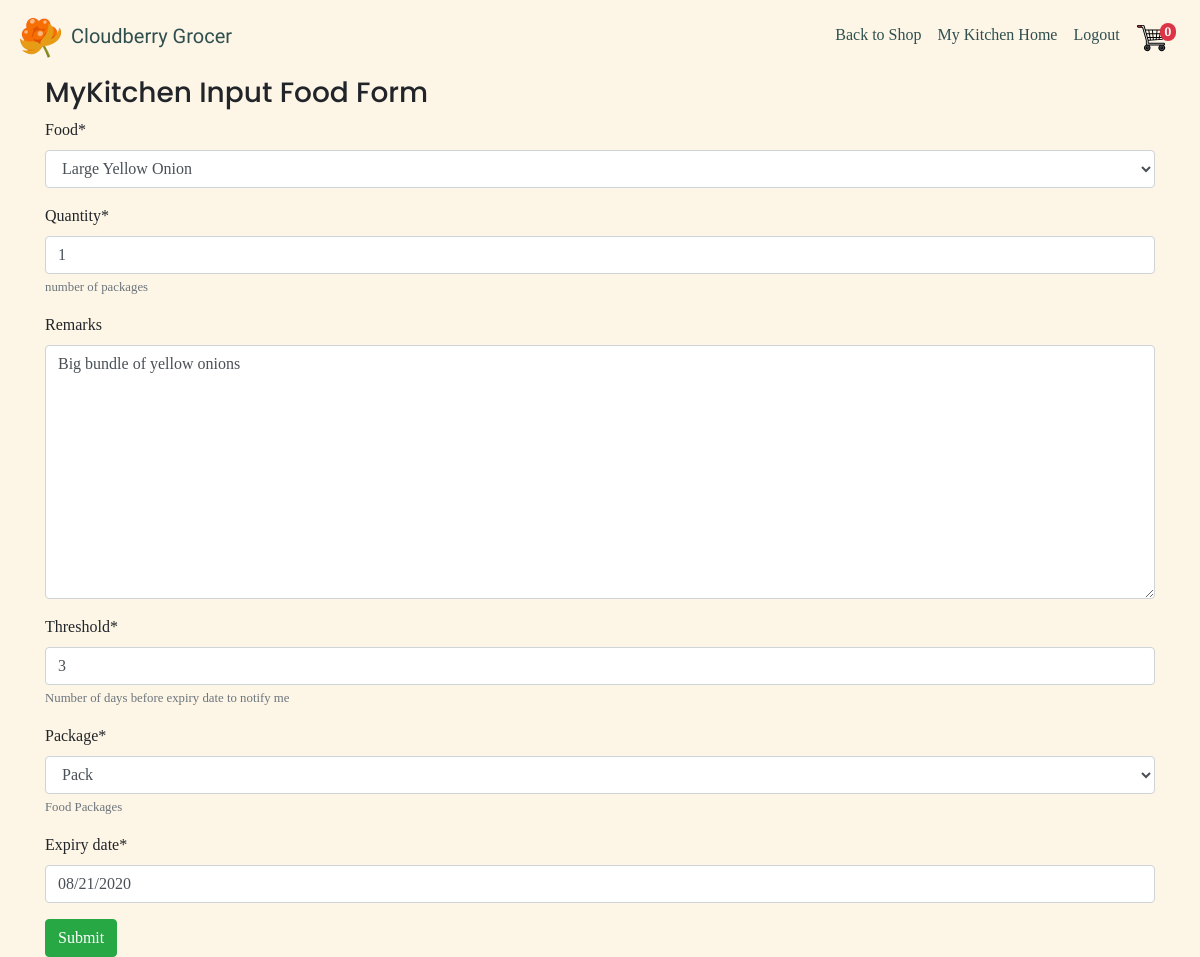
/mykitchen/update-food-item/20/13/7 (signed in), run on an earlier commit of the app's database.
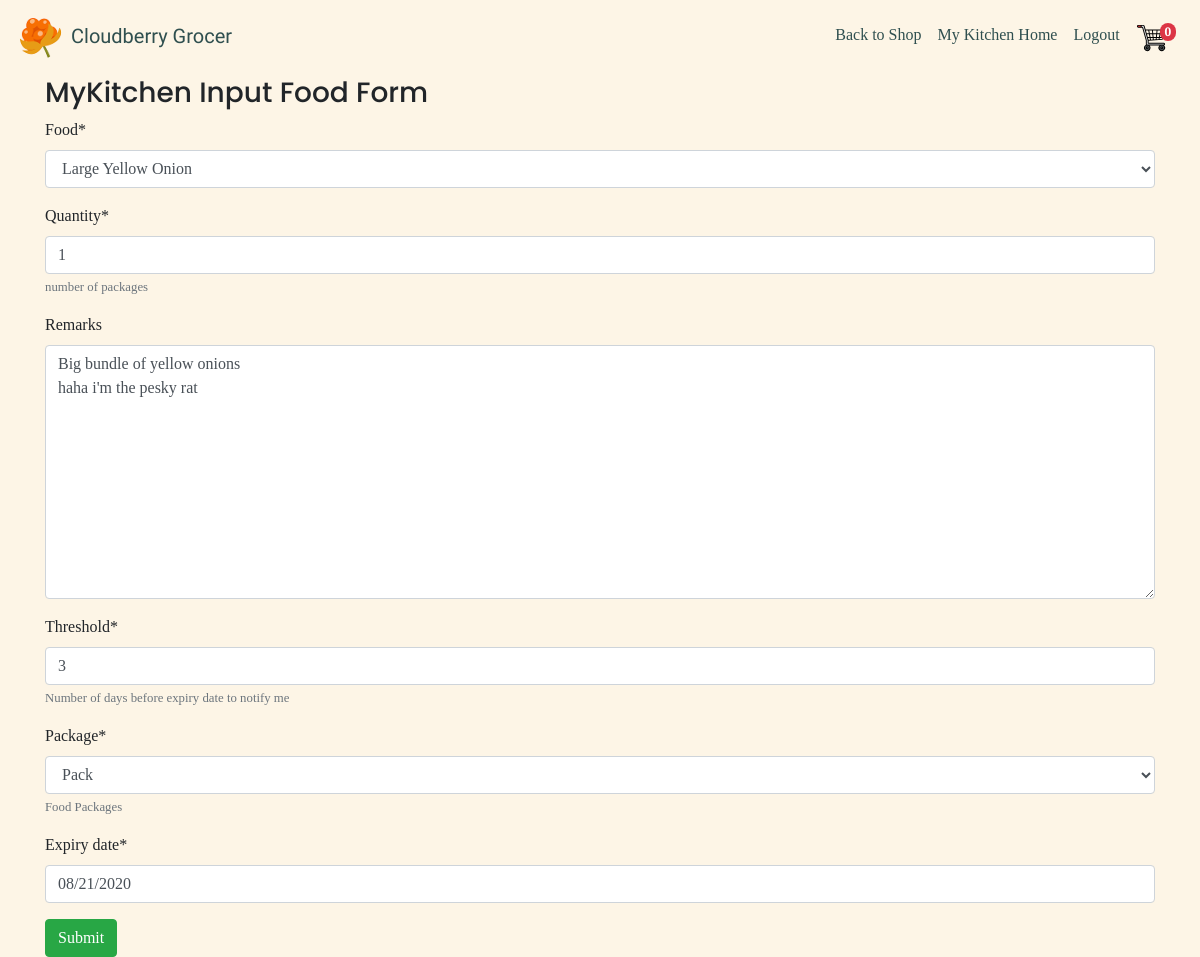
And on a later commit of the database.
### mykitchen/models.py (models this page shows, shortened)
class FoodItem(models.Model):
    food = models.ForeignKey(Product, on_delete=models.SET_NULL, null=True)
    location = models.ForeignKey(StorageLocation, on_delete=models.CASCADE)
    quantity = models.IntegerField(blank=False, help_text="number of packages")
    remarks = models.TextField(blank=True, max_length=600)
    expiry_date = models.DateField(
        null=True, blank=True, help_text='Enter date in YYYY-MM-DD format')
    threshold = models.IntegerField(blank=False,
                                    help_text="Number of days before expiry"
                                    " date to notify me")
    edited_by = models.ForeignKey(User, blank=False,
                                  on_delete=models.SET(get_sentinel_user))
    PACKAGES = (
        ('bar', 'Bar'),
        ('bottle', 'Bottle'),
        ('box', 'Box'),
        ('pack', 'Pack'),
        ('roll', 'Roll'),
        ('tin', 'Tin')
    )
    package = models.CharField(blank=False, choices=PACKAGES,
                               max_length=7, default="pack",
                               help_text="Food Packages")

### mykitchen/views.py (the view)
@login_required
@permission_required('mykitchen.change_fooditem')
def edit_food_item(request, household_id, storage_id, food_id):
    user = request.user
    storage = get_object_or_404(StorageLocation, pk=storage_id)
    household = get_object_or_404(Household, pk=household_id)
    food_to_edit = FoodItem.objects.get(id=food_id)
    try:
        member = Member.objects.get(user=user)
    except Member.DoesNotExist:
        member = None
    if household:
        if user.username == household.owner.username:
            if request.method == 'POST':
                food_form = FoodItemForm(request.POST, instance=food_to_edit)
                if food_form.is_valid():
                    food_instance = food_form.save(commit=False)
                    food_instance.edited_by = request.user
                    food_instance.location = storage
                    food_instance.save()
                    messages.success(
                        request,
                        f" Food Item {food_instance.food}"
                        f" has been edited on"
                        f" {datetime.datetime.now().strftime('%b %d, %Y, %H:%M:%S')}")
                    return redirect(reverse(index))
                else:
                    return render(request,
                                  'mykitchen/update_food.template.html', {
                                   'form': food_form
                                  })
            else:
                food_form = FoodItemForm(instance=food_to_edit)
                return render(request, 'mykitchen/update_food.template.html', {
                    'form': food_form
                })
        elif member:
            if member.household == household:
                if request.method == 'POST':
                    food_form = FoodItemForm(request.POST,
                                             instance=food_to_edit)
                    if food_form.is_valid():
                        food_instance = food_form.save(commit=False)
                        food_instance.edited_by = request.user
                        food_instance.location = storage
                        food_instance.save()
                        messages.success(
                            request,
                            f" Food Item {food_instance.food}"
                            f" has been edited on"
                            f" {datetime.datetime.now().strftime('%b %d, %Y, %H:%M:%S')}")
                        return redirect(reverse(index))
                    else:
                        return render(request,
                                      'mykitchen/update_food.template.html', {
                                       'form': food_form
                                      })
                else:
                    food_form = FoodItemForm(instance=food_to_edit)
                    return render(request,
                                  'mykitchen/update_food.template.html', {
                                   'form': food_form
                                  })
            else:
                raise PermissionDenied
    else:
        return Http404

### mykitchen/forms.py
class FoodItemForm(forms.ModelForm):
    expiry_date = forms.DateField(widget=forms.DateInput(
        format=('%m/%d/%Y'), attrs={'class': 'datepicker'}
        ))
    class Meta:
        model = FoodItem
        fields = ('food', 'quantity', 'remarks', 'threshold',
                  'package', 'expiry_date')
        widgets = {
        }
        exclude = ('edited_by',)

### cart/contexts.py (called while the page is built)
def cart_contents(request):
    cart = request.session.get("shopping_cart", {})
    return {
        'shopping_cart': cart,
        'item_count': len(cart)
}

### products/models.py (called while the page is built)
    def __str__(self):
        return self.name

### mykitchen/templates/mykitchen/update_food.template.html (shortened to what this page needs)
{% extends 'base_kitchen.template.html' %}
{%load crispy_forms_tags %}
{%load static%}
{%block content%}
    <h3>MyKitchen Input Food Form</h3>
    <form method="POST">
    {{ form|crispy }}
    <input type="submit" role="button" class="btn btn-success" value="Submit"/>
    </form>
{% endblock %}

What changed in the data, as far as the page shows it:
changed FoodItem "Large Yellow Onion": remarks "Big bundle of yellow onions" → "Big bundle of yellow onions haha i'm the pesky rat"
